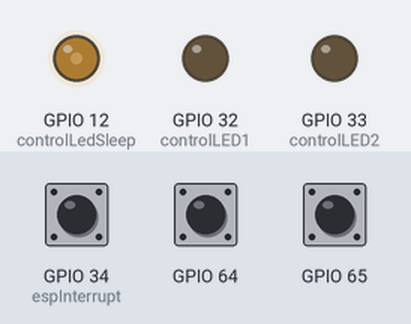
The program below on a simulated ESP32. Shown: output pins drawn as LEDs (lit = HIGH). The inputs (shaded band) are chosen by the test bench; at power-on: GPIO 34 (espInterrupt) HIGH, GPIO 64 HIGH, GPIO 65 HIGH.

Above: at 1.2 s.
1.3 s: GPIO 34 (espInterrupt) pulled LOW for 0.15 s
At 1.49 s:
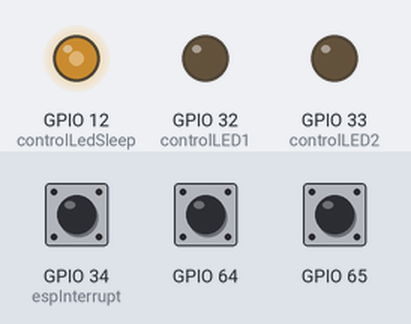
3.0 s: GPIO 64 pulled LOW for 1 s
At 3.5 s:
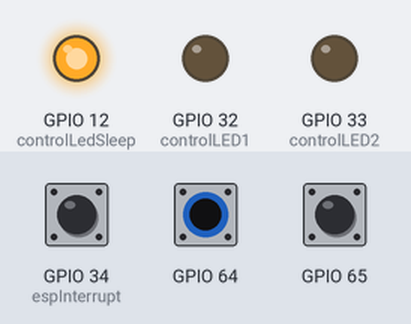
5.5 s: GPIO 65 pulled LOW for 1 s
At 7.7 s:
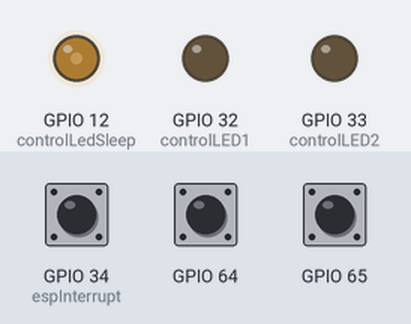
8.0 s: GPIO 65 pulled LOW for 3.2 s
At 9.3 s:
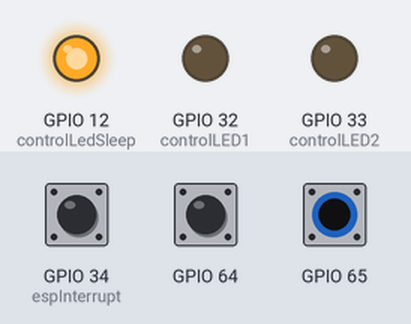
12.7 s: GPIO 34 (espInterrupt) pulled LOW for 1 s
At 14.2 s:
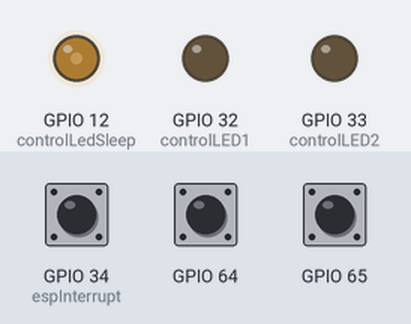
15.2 s: GPIO 64 pulled LOW for 3.2 s
At 16.4 s:
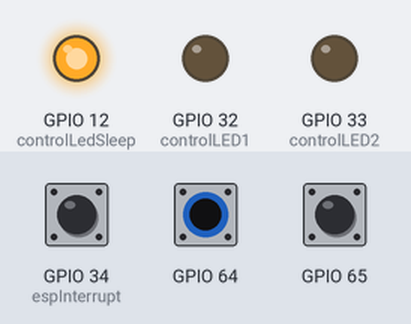
Timing chart, 0 to 20.0 s (numbered marks = the images above; inputs shaded):
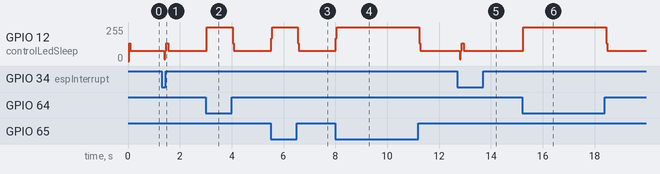

The program:

main.cpp
```cpp
#include <Arduino.h>

//Libraries for I/O expander
#include <PCF8574.h>
#include <Wire.h>


//Pin Setup control LED
#define controlLED1 32
#define controlLED2 33
#define controlLedSleep 12

//define wakeup pin
#define expanderInterrupt GPIO_NUM_14

//define interrupt pin on ESP32
#define espInterrupt 34


//create pcf8574 object
PCF8574 pcf20(0x20);

//button pins on I/O expander
#define rockerSwitch1 0
#define rockerSwitch2 1

//interrupt service routine
void readButtons();


void setup() {

  //Pin Setup control LED
  pinMode(controlLED1, OUTPUT);
  pinMode(controlLED2, OUTPUT);
  pinMode(controlLedSleep, OUTPUT);
  digitalWrite(controlLED1, LOW);
  digitalWrite(controlLED2, LOW);
  digitalWrite(controlLedSleep, LOW);

  //start pcf8574
  pcf20.begin(21, 22);

  //setuip wake up of ESP
  esp_sleep_enable_ext0_wakeup(expanderInterrupt, LOW);

  //set up interrupt in ESP to read I/O
  attachInterrupt(34, readButtons, LOW);

}

void loop() {

  //turn on LED to check that ESP is awake
  digitalWrite(controlLedSleep, HIGH);

  //start deep sleep
  if (pcf20.read(rockerSwitch1) == HIGH && pcf20.read(rockerSwitch2) == HIGH){
    digitalWrite(controlLED1, LOW);
    digitalWrite(controlLED2, LOW);
    digitalWrite(controlLedSleep, LOW);
    //esp_deep_sleep_start();
  }


}

void IRAM_ATTR readButtons(){

  digitalWrite(controlLedSleep, LOW);

  if (pcf20.read(rockerSwitch1) == LOW){
    digitalWrite(controlLED1, HIGH);
  }
  else{
    digitalWrite(controlLED1, LOW);
  }

  if (pcf20.read(rockerSwitch2) == LOW){
    digitalWrite(controlLED2, HIGH);
  }
  else{
    digitalWrite(controlLED2, LOW);
  }

  delay(100);

}
```

Measured:
- after the input at 1.3 s, GPIO 12 (controlLedSleep): 76/255 → 135/255 after 0.10 s, → 76/255 0.16 s later
- after the input at 3.0 s, GPIO 12 (controlLedSleep): 76/255 → 255/255 at once, → 76/255 1.0 s later
- after the input at 5.5 s, GPIO 12 (controlLedSleep): 76/255 → 255/255 at once, → 76/255 1.0 s later
- after the input at 8.0 s, GPIO 12 (controlLedSleep): 76/255 → 255/255 at once, → 76/255 3.2 s later
- after the input at 12.7 s, GPIO 12 (controlLedSleep): 76/255 → 135/255 after 0.10 s, → 76/255 0.16 s later
- after the input at 15.2 s, GPIO 12 (controlLedSleep): 76/255 → 255/255 at once, → 76/255 3.2 s later
